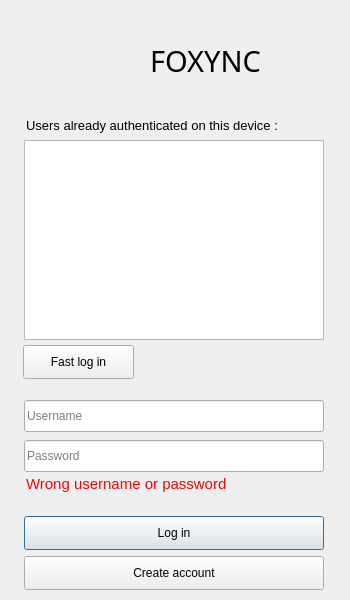
<?xml version="1.0" encoding="UTF-8"?>
<ui version="4.0">
 <class>login_window</class>
 <widget class="QDialog" name="login_window">
  <property name="geometry">
   <rect>
    <x>0</x>
    <y>0</y>
    <width>350</width>
    <height>600</height>
   </rect>
  </property>
  <property name="windowTitle">
   <string>Login to Foxync</string>
  </property>
  <widget class="QPushButton" name="button_login">
   <property name="geometry">
    <rect>
     <x>24</x>
     <y>516</y>
     <width>300</width>
     <height>34</height>
    </rect>
   </property>
   <property name="text">
    <string>Log in</string>
   </property>
  </widget>
  <widget class="QPushButton" name="button_create">
   <property name="geometry">
    <rect>
     <x>24</x>
     <y>556</y>
     <width>300</width>
     <height>34</height>
    </rect>
   </property>
   <property name="text">
    <string>Create account</string>
   </property>
  </widget>
  <widget class="QLineEdit" name="textbox_username">
   <property name="geometry">
    <rect>
     <x>24</x>
     <y>400</y>
     <width>300</width>
     <height>32</height>
    </rect>
   </property>
   <property name="maxLength">
    <number>150</number>
   </property>
   <property name="placeholderText">
    <string>Username</string>
   </property>
   <property name="clearButtonEnabled">
    <bool>true</bool>
   </property>
  </widget>
  <widget class="QLineEdit" name="textbox_password">
   <property name="geometry">
    <rect>
     <x>24</x>
     <y>440</y>
     <width>300</width>
     <height>32</height>
    </rect>
   </property>
   <property name="echoMode">
    <enum>QLineEdit::Password</enum>
   </property>
   <property name="placeholderText">
    <string>Password</string>
   </property>
   <property name="clearButtonEnabled">
    <bool>true</bool>
   </property>
  </widget>
  <widget class="QLabel" name="label">
   <property name="geometry">
    <rect>
     <x>150</x>
     <y>40</y>
     <width>111</width>
     <height>41</height>
    </rect>
   </property>
   <property name="font">
    <font>
     <family>Estrangelo Edessa</family>
     <pointsize>22</pointsize>
     <weight>50</weight>
     <bold>false</bold>
    </font>
   </property>
   <property name="text">
    <string>FOXYNC</string>
   </property>
  </widget>
  <widget class="QLabel" name="label_4">
   <property name="geometry">
    <rect>
     <x>68</x>
     <y>20</y>
     <width>80</width>
     <height>80</height>
    </rect>
   </property>
   <property name="font">
    <font>
     <family>Noto Sans</family>
     <pointsize>16</pointsize>
     <weight>75</weight>
     <italic>false</italic>
     <bold>true</bold>
    </font>
   </property>
   <property name="text">
    <string/>
   </property>
   <property name="pixmap">
    <pixmap>../medias/logo-foxync_no_background.png</pixmap>
   </property>
   <property name="scaledContents">
    <bool>true</bool>
   </property>
  </widget>
  <widget class="QListWidget" name="list_users">
   <property name="geometry">
    <rect>
     <x>24</x>
     <y>140</y>
     <width>300</width>
     <height>200</height>
    </rect>
   </property>
   <property name="layoutDirection">
    <enum>Qt::LeftToRight</enum>
   </property>
   <property name="styleSheet">
    <string notr="true">font-size: 15px;</string>
   </property>
   <property name="layoutMode">
    <enum>QListView::SinglePass</enum>
   </property>
  </widget>
  <widget class="QLabel" name="label_wrong">
   <property name="enabled">
    <bool>true</bool>
   </property>
   <property name="geometry">
    <rect>
     <x>26</x>
     <y>475</y>
     <width>241</width>
     <height>18</height>
    </rect>
   </property>
   <property name="font">
    <font>
     <pointsize>11</pointsize>
    </font>
   </property>
   <property name="styleSheet">
    <string notr="true">color: red;</string>
   </property>
   <property name="text">
    <string>Wrong username or password</string>
   </property>
   <property name="wordWrap">
    <bool>false</bool>
   </property>
  </widget>
  <widget class="QLabel" name="label_wrong_2">
   <property name="enabled">
    <bool>true</bool>
   </property>
   <property name="geometry">
    <rect>
     <x>26</x>
     <y>116</y>
     <width>291</width>
     <height>18</height>
    </rect>
   </property>
   <property name="font">
    <font>
     <pointsize>10</pointsize>
    </font>
   </property>
   <property name="styleSheet">
    <string notr="true"/>
   </property>
   <property name="text">
    <string>Users already authenticated on this device :</string>
   </property>
   <property name="wordWrap">
    <bool>false</bool>
   </property>
  </widget>
  <widget class="QPushButton" name="button_fast_login">
   <property name="geometry">
    <rect>
     <x>23</x>
     <y>345</y>
     <width>111</width>
     <height>34</height>
    </rect>
   </property>
   <property name="text">
    <string>Fast log in</string>
   </property>
  </widget>
 </widget>
 <tabstops>
  <tabstop>list_users</tabstop>
  <tabstop>button_fast_login</tabstop>
  <tabstop>textbox_username</tabstop>
  <tabstop>textbox_password</tabstop>
  <tabstop>button_login</tabstop>
  <tabstop>button_create</tabstop>
 </tabstops>
 <resources/>
 <connections/>
</ui>
